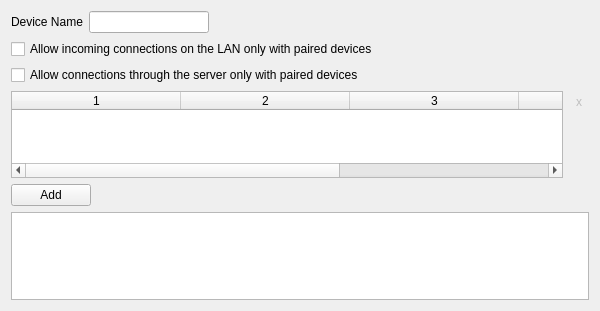
<?xml version="1.0" encoding="UTF-8"?>
<ui version="4.0">
 <class>KtsConnectMode</class>
 <widget class="QWidget" name="KtsConnectMode">
  <property name="geometry">
   <rect>
    <x>0</x>
    <y>0</y>
    <width>600</width>
    <height>311</height>
   </rect>
  </property>
  <property name="windowTitle">
   <string>Form</string>
  </property>
  <layout class="QGridLayout" name="gridLayout">
   <item row="0" column="0">
    <layout class="QHBoxLayout" name="horizontalLayout">
     <item>
      <widget class="QLabel" name="label_99">
       <property name="text">
        <string>Device Name</string>
       </property>
      </widget>
     </item>
     <item>
      <widget class="QLineEdit" name="leKtsDevName">
       <property name="maxLength">
        <number>255</number>
       </property>
       <property name="clearButtonEnabled">
        <bool>true</bool>
       </property>
      </widget>
     </item>
     <item>
      <spacer name="horizontalSpacer_54">
       <property name="orientation">
        <enum>Qt::Horizontal</enum>
       </property>
       <property name="sizeHint" stdset="0">
        <size>
         <width>354</width>
         <height>20</height>
        </size>
       </property>
      </spacer>
     </item>
    </layout>
   </item>
   <item row="1" column="0">
    <widget class="QCheckBox" name="cbAllowKtsConnectLan">
     <property name="text">
      <string>Allow incoming connections on the LAN only with paired devices</string>
     </property>
    </widget>
   </item>
   <item row="2" column="0">
    <widget class="QCheckBox" name="cbAllowKtsConnectWan">
     <property name="text">
      <string>Allow connections through the server only with paired devices</string>
     </property>
    </widget>
   </item>
   <item row="3" column="0">
    <widget class="QTableWidget" name="twKtsSSL">
     <property name="sizePolicy">
      <sizepolicy hsizetype="Expanding" vsizetype="Preferred">
       <horstretch>0</horstretch>
       <verstretch>0</verstretch>
      </sizepolicy>
     </property>
     <property name="editTriggers">
      <set>QAbstractItemView::NoEditTriggers</set>
     </property>
     <property name="alternatingRowColors">
      <bool>true</bool>
     </property>
     <property name="selectionBehavior">
      <enum>QAbstractItemView::SelectRows</enum>
     </property>
     <property name="columnCount">
      <number>5</number>
     </property>
     <attribute name="horizontalHeaderDefaultSectionSize">
      <number>169</number>
     </attribute>
     <column/>
     <column/>
     <column/>
     <column/>
     <column/>
    </widget>
   </item>
   <item row="3" column="1">
    <layout class="QVBoxLayout" name="verticalLayout_2">
     <item>
      <widget class="QToolButton" name="toolButton_19">
       <property name="enabled">
        <bool>false</bool>
       </property>
       <property name="text">
        <string>x</string>
       </property>
       <property name="icon">
        <iconset>
         <normaloff>:/img/img/svg/edit-delete.svg</normaloff>:/img/img/svg/edit-delete.svg</iconset>
       </property>
       <property name="autoRaise">
        <bool>true</bool>
       </property>
      </widget>
     </item>
     <item>
      <spacer name="verticalSpacer_21">
       <property name="orientation">
        <enum>Qt::Vertical</enum>
       </property>
       <property name="sizeType">
        <enum>QSizePolicy::Expanding</enum>
       </property>
       <property name="sizeHint" stdset="0">
        <size>
         <width>20</width>
         <height>88</height>
        </size>
       </property>
      </spacer>
     </item>
    </layout>
   </item>
   <item row="5" column="0" colspan="2">
    <widget class="QPlainTextEdit" name="pteKtsConnLog">
     <property name="sizePolicy">
      <sizepolicy hsizetype="Expanding" vsizetype="Expanding">
       <horstretch>0</horstretch>
       <verstretch>0</verstretch>
      </sizepolicy>
     </property>
     <property name="readOnly">
      <bool>true</bool>
     </property>
     <property name="maximumBlockCount">
      <number>500</number>
     </property>
    </widget>
   </item>
   <item row="4" column="0" colspan="2">
    <layout class="QHBoxLayout" name="horizontalLayout_46">
     <item>
      <widget class="QPushButton" name="tbAdd2SvahaService_3">
       <property name="text">
        <string>Add</string>
       </property>
       <property name="icon">
        <iconset>
         <normaloff>:/img/img/svg/draw-cross.svg</normaloff>:/img/img/svg/draw-cross.svg</iconset>
       </property>
      </widget>
     </item>
     <item>
      <spacer name="horizontalSpacer_56">
       <property name="orientation">
        <enum>Qt::Horizontal</enum>
       </property>
       <property name="sizeHint" stdset="0">
        <size>
         <width>40</width>
         <height>20</height>
        </size>
       </property>
      </spacer>
     </item>
    </layout>
   </item>
  </layout>
 </widget>
 <resources/>
 <connections/>
</ui>
